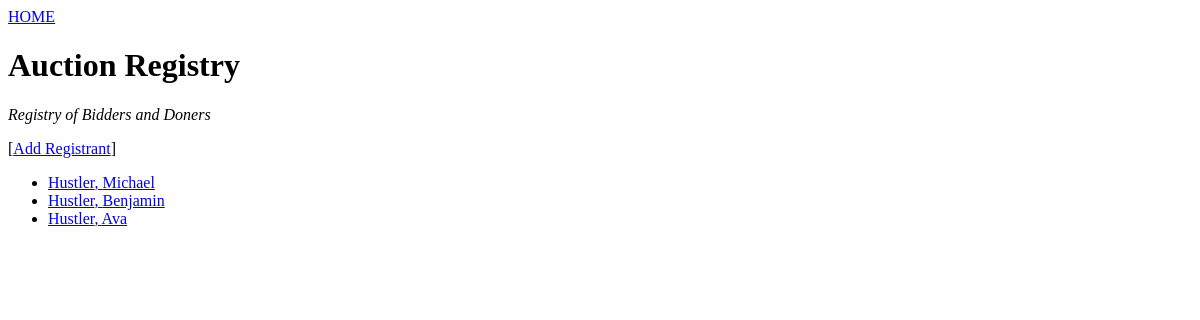
/auction/registry/, run on an earlier commit of the app's database.
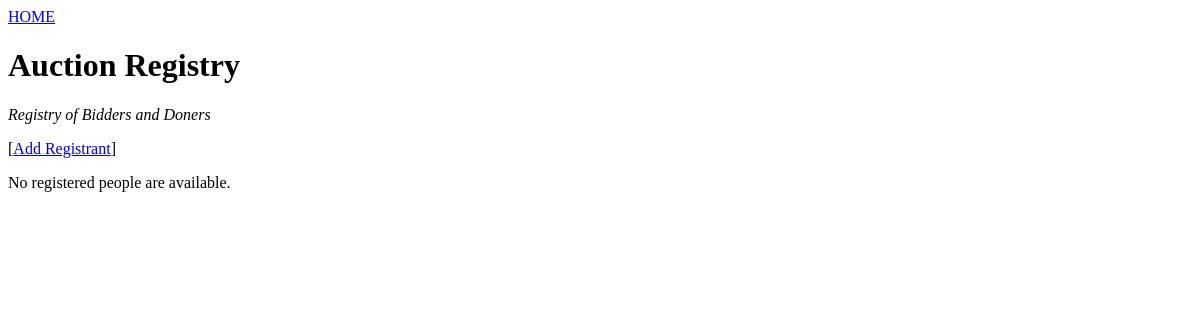
And on a later commit of the database.
### bidRecorder/models.py (models this page shows, shortened)
class Registrant(models.Model):
    first_name = models.CharField(max_length=50)
    last_name = models.CharField(max_length=50)
    street = models.CharField(max_length=50)
    city = models.CharField(max_length=50)
    prov = models.CharField(max_length=50)
    pc = models.CharField(max_length=9)
    class Meta:
        ordering = ('last_name','first_name',)

### bidRecorder/views.py (the view)
def listRegistrants(request):
    registry = Registrant.objects.order_by('last_name')
    context = {
        'registry': registry,
    }
    return render(request, 'bidRecorder/registry.html', context)

### bidRecorder/templates/bidRecorder/registry.html
<a href="/auction/">HOME</a>
<p>
<h1>Auction Registry</h1>
<i>Registry of Bidders and Doners</i>
<p>
[<a href="{% url 'newRegistrantDetail' %}">Add Registrant</a>]<br>
<p>
{% if registry %}
    <ul>
    {% for registrant in registry %}
        <li><a href="/auction/registrant/{{ registrant.id }}/">{{ registrant.last_name }}, {{ registrant.first_name }}</a></li>
    {% endfor %}
    </ul>
{% else %}
    <p>No registered people are available.</p>
{% endif %}

What changed in the data, as far as the page shows it:
removed Registrant: last_name "Hustler", first_name "Michael"
removed Registrant: last_name "Hustler", first_name "Benjamin"
removed Registrant: last_name "Hustler", first_name "Ava"
Also different on the page:
text now shown: "No registered people are available."
